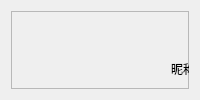
                     <widget class="QWidget" name="edit_informationpage">
                      <layout class="QVBoxLayout" name="verticalLayout_15">
                       <item>
                        <widget class="QFrame" name="frame_3">
                         <property name="frameShape">
                          <enum>QFrame::Shape::StyledPanel</enum>
                         </property>
                         <property name="frameShadow">
                          <enum>QFrame::Shadow::Raised</enum>
                         </property>
                         <widget class="QDateEdit" name="dateEdit">
                          <property name="geometry">
                           <rect>
                            <x>300</x>
                            <y>220</y>
                            <width>122</width>
                            <height>22</height>
                           </rect>
                          </property>
                          <property name="maximumDateTime">
                           <datetime>
                            <hour>23</hour>
                            <minute>59</minute>
                            <second>59</second>
                            <year>2025</year>
                            <month>12</month>
                            <day>31</day>
                           </datetime>
                          </property>
                          <property name="maximumDate">
                           <date>
                            <year>2025</year>
                            <month>12</month>
                            <day>31</day>
                           </date>
                          </property>
                          <property name="minimumDate">
                           <date>
                            <year>1900</year>
                            <month>9</month>
                            <day>14</day>
                           </date>
                          </property>
                          <property name="displayFormat">
                           <string>yyyy/MM/dd</string>
                          </property>
                          <property name="calendarPopup">
                           <bool>true</bool>
                          </property>
                          <property name="currentSectionIndex">
                           <number>0</number>
                          </property>
                         </widget>
                         <widget class="QLabel" name="label_16">
                          <property name="geometry">
                           <rect>
                            <x>160</x>
                            <y>50</y>
                            <width>54</width>
                            <height>16</height>
                           </rect>
                          </property>
                          <property name="text">
                           <string>昵称</string>
                          </property>
                         </widget>
                         <widget class="QLabel" name="label_17">
                          <property name="geometry">
                           <rect>
                            <x>160</x>
                            <y>96</y>
                            <width>54</width>
                            <height>20</height>
                           </rect>
                          </property>
                          <property name="text">
                           <string>性别</string>
                          </property>
                         </widget>
                         <widget class="QLabel" name="label_18">
                          <property name="geometry">
                           <rect>
                            <x>160</x>
                            <y>140</y>
                            <width>54</width>
                            <height>16</height>
                           </rect>
                          </property>
                          <property name="text">
                           <string>身高</string>
                          </property>
                         </widget>
                         <widget class="QLabel" name="label_19">
                          <property name="geometry">
                           <rect>
                            <x>160</x>
                            <y>180</y>
                            <width>54</width>
                            <height>16</height>
                           </rect>
                          </property>
                          <property name="text">
                           <string>体重</string>
                          </property>
                         </widget>
                         <widget class="QLabel" name="label_20">
                          <property name="geometry">
                           <rect>
                            <x>160</x>
                            <y>220</y>
                            <width>54</width>
                            <height>16</height>
                           </rect>
                          </property>
                          <property name="text">
                           <string>出生日期</string>
                          </property>
                         </widget>
                         <widget class="QLineEdit" name="name_change">
                          <property name="geometry">
                           <rect>
                            <x>300</x>
                            <y>50</y>
                            <width>113</width>
                            <height>20</height>
                           </rect>
                          </property>
                         </widget>
                         <widget class="QLineEdit" name="sex_change">
                          <property name="geometry">
                           <rect>
                            <x>300</x>
                            <y>100</y>
                            <width>113</width>
                            <height>20</height>
                           </rect>
                          </property>
                         </widget>
                         <widget class="QLineEdit" name="height_change">
                          <property name="geometry">
                           <rect>
                            <x>300</x>
                            <y>140</y>
                            <width>113</width>
                            <height>20</height>
                           </rect>
                          </property>
                         </widget>
                         <widget class="QLineEdit" name="weight_change">
                          <property name="geometry">
                           <rect>
                            <x>300</x>
                            <y>190</y>
                            <width>113</width>
                            <height>20</height>
                           </rect>
                          </property>
                         </widget>
                         <widget class="QPushButton" name="btn_confirm">
                          <property name="geometry">
                           <rect>
                            <x>290</x>
                            <y>290</y>
                            <width>75</width>
                            <height>24</height>
                           </rect>
                          </property>
                          <property name="text">
                           <string>确认更改</string>
                          </property>
                         </widget>
                         <widget class="QPushButton" name="btn_return">
                          <property name="geometry">
                           <rect>
                            <x>690</x>
                            <y>10</y>
                            <width>75</width>
                            <height>24</height>
                           </rect>
                          </property>
                          <property name="text">
                           <string>返回</string>
                          </property>
                         </widget>
                        </widget>
                       </item>
                      </layout>
                     </widget>
